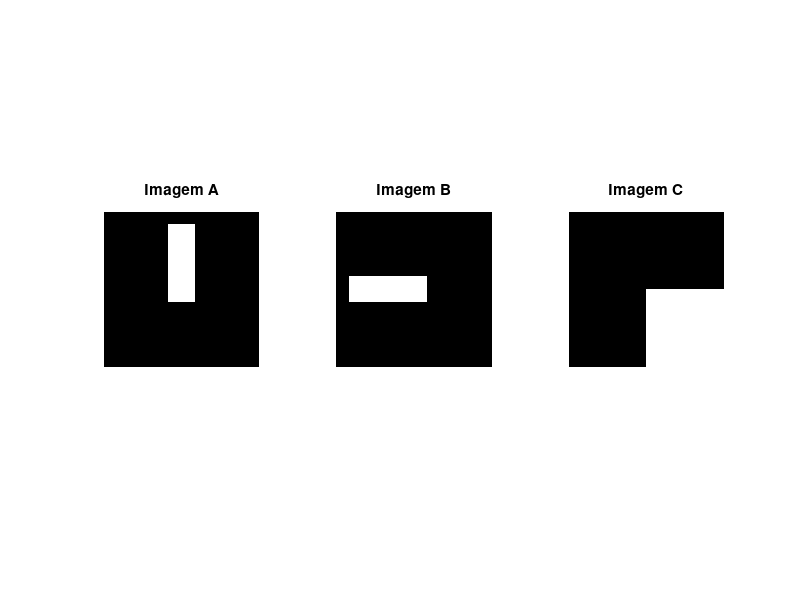

The MATLAB source for this figure:
clear all
close all
clc

A = zeros(300, 300);
A(25:175, 125:175) = 1;

B = zeros(300, 300);
B(125:175, 25:175) = 1;

C = zeros(300, 300);
C(150:300, 150:300) = 1;

subplot(1,3,1), imshow(A),
title('Imagem A')

subplot(1,3,2), imshow(B),
title('Imagem B')

subplot(1,3,3), imshow(C),
title('Imagem C')
